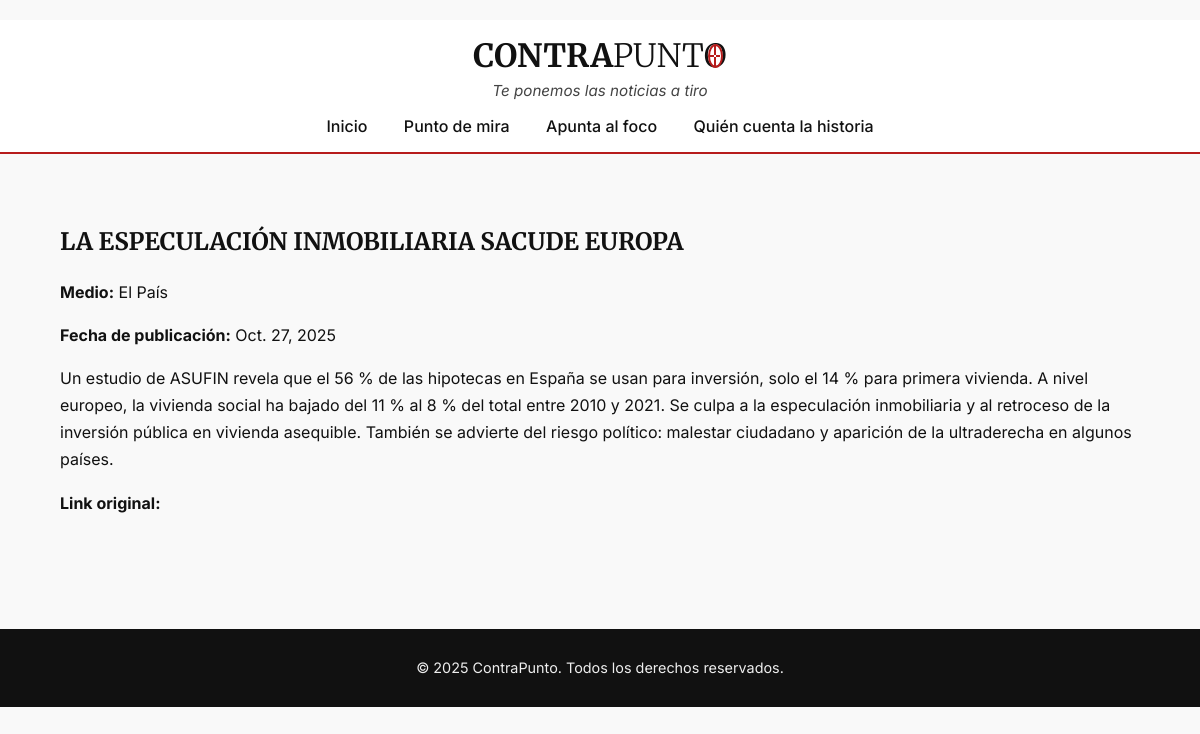
The page /contraPunto/noticia/1/ on the database its author committed.
### appContraPunto/models.py (models this page shows, shortened)
class Noticia(models.Model):
    titulo = models.CharField(max_length=200)
    resumen = models.TextField()
    fecha = models.DateField()
    medio = models.ForeignKey(Medio, on_delete=models.CASCADE)
    enlace = models.URLField(max_length=200)
    imagen = models.ImageField(upload_to='img', blank=True, null=True, verbose_name='Image')
    sesgo_ideologico = models.FloatField(null=True, blank=True)  # -5=progresista, 0=centro, 5=conservador
    sesgo_emocional = models.FloatField()    # 0=anal�tico, 5=sensacionalista
    sesgo_enfoque = models.ForeignKey(SesgoEnfoque, on_delete=models.CASCADE )
    comparativa = models.ForeignKey(Comparativa, on_delete=models.CASCADE, related_name="noticias")

class Medio(models.Model):
    nombre = models.CharField(max_length=100)
    tipo = models.CharField(max_length=50, choices=[
        ('periodico', 'Periodico'),
        ('podcast', 'Podcast'),
        ('television', 'Television'),
        ('radio', 'Radio'),
    ])
    pais = models.CharField(max_length=50)
    logo = models.ImageField(upload_to='img', blank=True, null=True, verbose_name='Image')
    web = models.URLField(max_length=200)
    descripcion = models.TextField(blank=True, null=True)
    def __str__(self):
        return self.nombre

### appContraPunto/views.py (the view)
# urls.py: path('noticia/<int:pk>/', NoticiaDetailView.as_view(), name='noticia'),
class NoticiaDetailView(DetailView):
    model = Noticia
    template_name = 'noticia_detail.html'
    context_object_name = 'noticia'

### appContraPunto/templates/noticia_detail.html
﻿{% extends "base.html" %}
{% block content %}
<section class="noticia_detail">
    <h2>{{ noticia.titulo }}</h2>
    <p><strong>Medio:</strong> {{ noticia.medio }}</p>
    <p><strong>Fecha de publicación:</strong> {{ noticia.fecha }}</p>
    <div>
        {{ noticia.resumen|linebreaks }}
    </div>
    <p><strong>Link original:</strong> {{ noticia.url }}</p>
</section>
{% endblock %}

### appContraPunto/static/css/estilos_base.css (style rules this page uses)
:root { --acento: #b71c1c; --mirilla-grosor: 0.07em; --mirilla-gap: 0.05em; }
body { font-family: 'Inter', sans-serif; background-color: #f9f9f9; color: #111; margin: 0; padding: 0; }
h1, h2, h3, h4 { font-family: 'Merriweather', serif; text-transform: uppercase; margin-bottom: 1rem; }

### rows shown on the page
Noticia: titulo "LA ESPECULACIÓN INMOBILIARIA SACUDE EUROPA", medio "El País", fecha "Oct. 27, 2025", resumen "Un estudio de ASUFIN revela que el 56 % de las hipotecas en España se usan para inversión, solo el 14 % para primera vivienda. A nivel europeo, la vivienda social ha bajado del 11 % al 8 % del total entre 2010 y 2021. Se culpa a la especulación inmobiliaria y al retroceso de la inversión pública en vivienda asequible. También se advierte del riesgo político: malestar ciudadano y aparición de la ultraderecha en algunos países."
